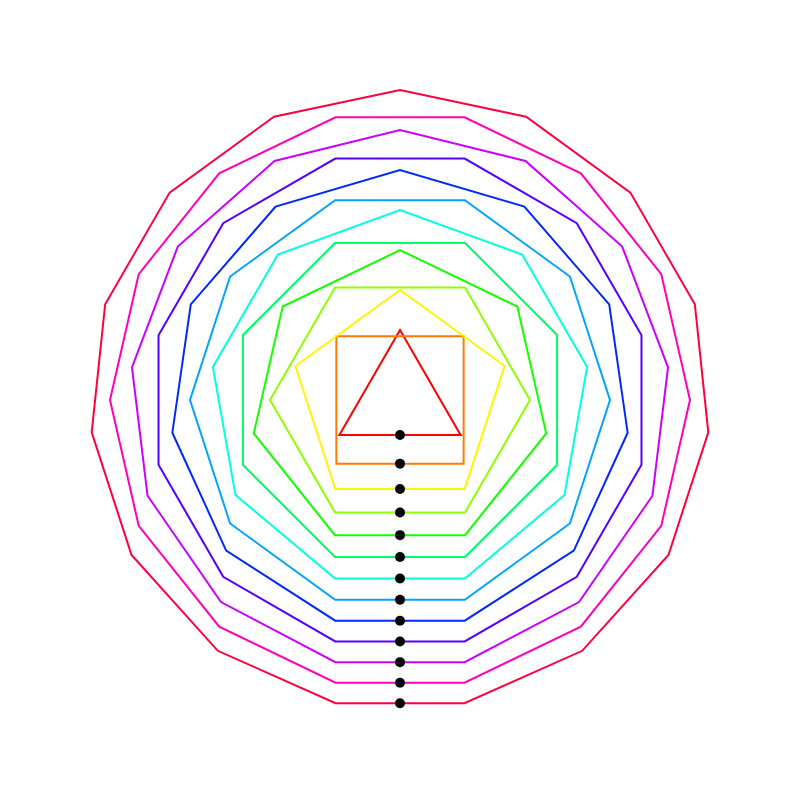
Frame 1 (no input)
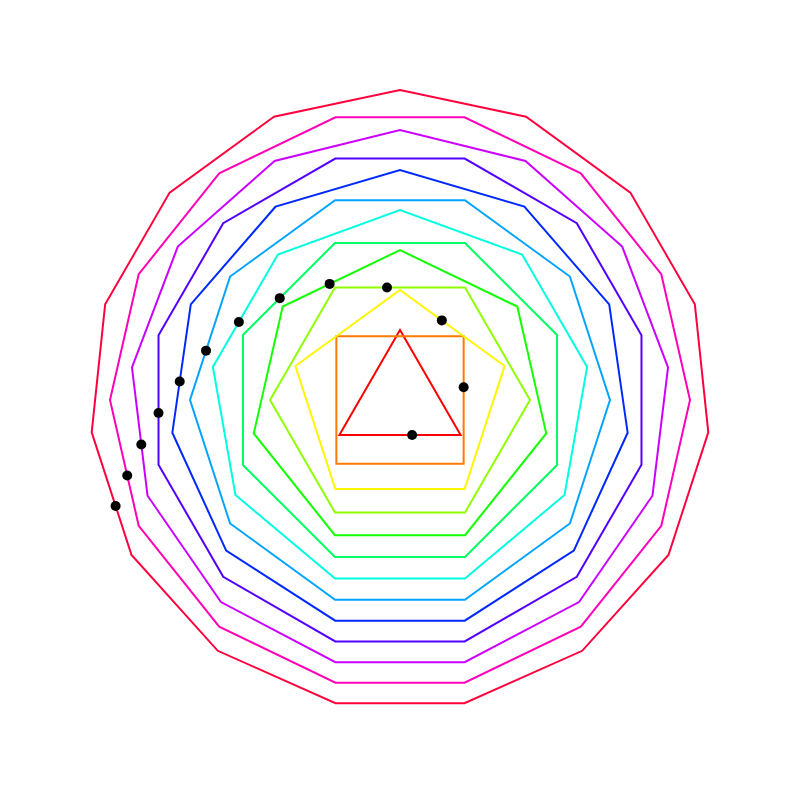
Frame 60 (no input)
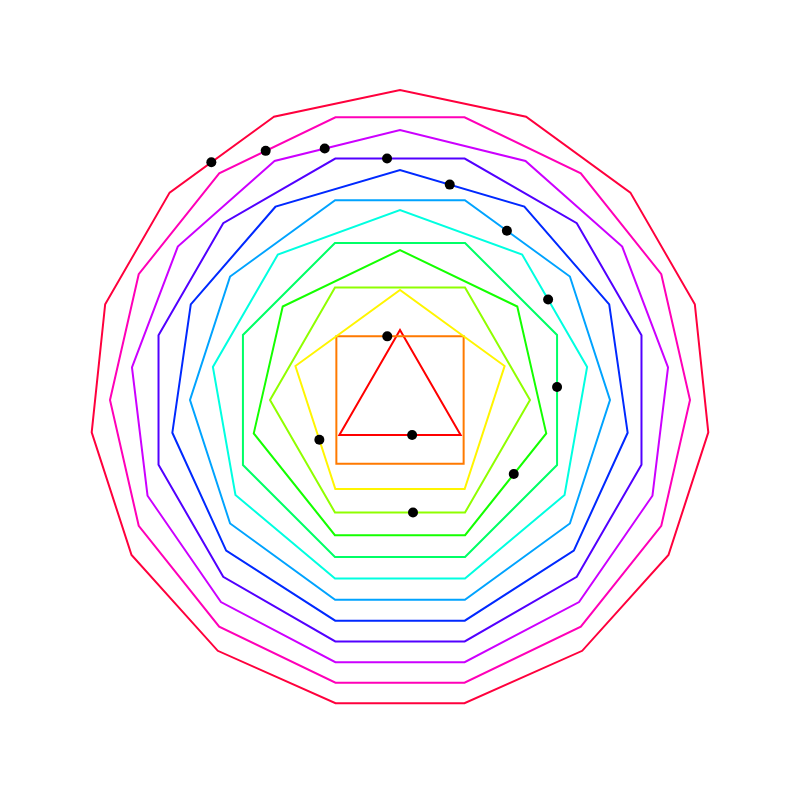
Frame 120 (the mouse pressed at the canvas centre since frame 60)

The p5.js sketch that drew these frames (run headless with seeded random() and noise() and a simulated clock; from frame 60 on, the mouse is pressed at the canvas centre):

// p5.js sketch
// ── sketch.js
let c;
let shapes = [];
function setup() {
  createCanvas(800, 800);
  angleMode(DEGREES);
  colorMode(HSB, 100);
  c = 0;
  for(let i = 3 ; i <= 15; i++){
    shapes.push(new CusShape(i, 10 + i*20));
  }
  for(let i = 0; i < shapes.length; i++){
    shapes[i].calc_vertices();
  }
  print(shapes);
}


function draw() {
  background(255);
  noFill();
  strokeWeight(2);
  translate(width/2, height/2);
  rotate(-90);
  
  
  for(let i = 0; i < shapes.length; i++){
    shapes[i].show(c);
    shapes[i].moveDot();
    c += 8;
  }
  
  c = 0;
  
  //draw_shape(10, 60);
  //point(0, 0);
}


// ── cus_shape.js
class CusShape{
  constructor(num_points, r){
    this.num_points = num_points;
    this.r = r;
    this.angle = 360 / this.num_points;
    this.vertices = [];
    this.speed = 0.05//0.6 * (this.num_points * 0.01);
    this.dot = createVector(0, 0);
    this.ind = 0;
    this.percent = 0.5;
  }
  
  calc_vertices(){
    let offset = 0;
    this.vertices = []; 
    if(this.num_points % 2 == 0){
      offset = this.angle/2;
    }
    let a = this.angle + offset;
    for(let i = 0; i < this.num_points; i++){
      let x = this.r*cos(a);
      let y = -this.r*sin(a);
      this.vertices.push(createVector(x, y));
      a += this.angle;
    }
    let len = this.vertices.length;
    let ind1 = floor((len-1)/2);
    let ind2 = ind1 -1;
    this.ind = ind1;
    this.dot = p5.Vector.lerp(this.vertices[ind1], this.vertices[ind2], this.percent);
  }
  

  show(c){

    noFill();
    stroke(c, 100, 100);
    beginShape();
    for(let i = 0; i < this.vertices.length; i++){
      let x = this.vertices[i].x;
      let y = this.vertices[i].y;
      vertex(x, y);
      //text(i, x, y);
    }
    endShape(CLOSE);
    fill(0);
    noStroke();
    
    ellipse(this.dot.x, this.dot.y, 10);
  }
  
  moveDot(){
    let ind1 = this.ind;
    let ind2 = this.ind - 1;
    if(ind2 >= this.vertices.length){
      ind2 = 0;
      //this.ind = 0;
    } 
    if(ind2 < 0){
      ind2 = this.vertices.length -1;
    }
    this.dot = p5.Vector.lerp(this.vertices[ind1], this.vertices[ind2], this.percent);
    
    this.percent += this.speed;
    
    if(this.percent > 1){
      this.percent = 0;
      this.ind--;
    }
    if(this.ind >= this.vertices.length){
      this.ind = 0;
    }
    if(this.ind < 0){
      this.ind = this.vertices.length -1;
    }
    
  }
  
}
